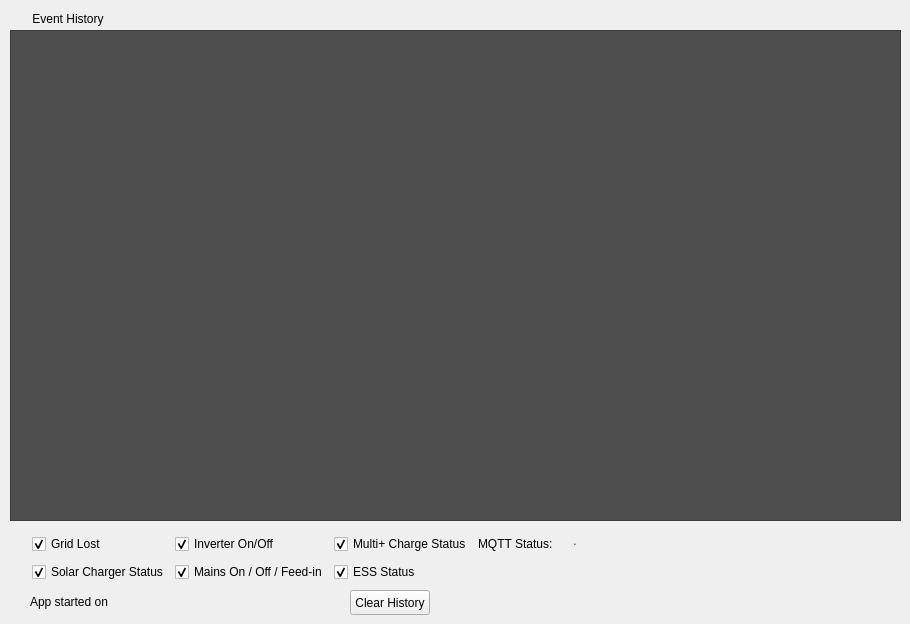
    <widget class="QWidget" name="tab_10">
     <attribute name="title">
      <string>Event</string>
     </attribute>
     <widget class="QTextBrowser" name="textBrowser">
      <property name="geometry">
       <rect>
        <x>10</x>
        <y>30</y>
        <width>891</width>
        <height>491</height>
       </rect>
      </property>
      <property name="font">
       <font>
        <family>Noto Sans Mono</family>
        <pointsize>9</pointsize>
        <weight>75</weight>
        <bold>true</bold>
       </font>
      </property>
      <property name="styleSheet">
       <string notr="true">background-color: rgb(78, 78, 78);</string>
      </property>
      <property name="frameShadow">
       <enum>QFrame::Sunken</enum>
      </property>
      <property name="readOnly">
       <bool>false</bool>
      </property>
     </widget>
     <widget class="QLabel" name="History_label">
      <property name="geometry">
       <rect>
        <x>30</x>
        <y>10</y>
        <width>76</width>
        <height>17</height>
       </rect>
      </property>
      <property name="baseSize">
       <size>
        <width>0</width>
        <height>0</height>
       </size>
      </property>
      <property name="toolTip">
       <string>&lt;html&gt;&lt;head/&gt;&lt;body&gt;&lt;p&gt;&lt;span style=&quot; text-decoration: underline;&quot;&gt;State Changes&lt;/span&gt;&lt;/p&gt;&lt;p&gt;Solar Charger (On / Off)&lt;/p&gt;&lt;p&gt;Grid Condition (Lost / Restored)&lt;/p&gt;&lt;p&gt;Inverter Status (On / Off)&lt;/p&gt;&lt;p&gt;Mains (On/ Off. Feed-In Status)&lt;/p&gt;&lt;p&gt;Multiplus Charging Status (Bulk, Absorption, Float)&lt;/p&gt;&lt;/body&gt;&lt;/html&gt;</string>
      </property>
      <property name="text">
       <string>Event History</string>
      </property>
      <property name="alignment">
       <set>Qt::AlignCenter</set>
      </property>
     </widget>
     <widget class="QPushButton" name="History_pushButton">
      <property name="geometry">
       <rect>
        <x>350</x>
        <y>590</y>
        <width>80</width>
        <height>25</height>
       </rect>
      </property>
      <property name="toolTip">
       <string>&lt;html&gt;&lt;head/&gt;&lt;body&gt;&lt;p&gt;This button clears the entire History&lt;/p&gt;&lt;p&gt;The HistoryBox is Editable&lt;/p&gt;&lt;p&gt;You can delete unwanted individual lines.&lt;/p&gt;&lt;/body&gt;&lt;/html&gt;</string>
      </property>
      <property name="text">
       <string>Clear History</string>
      </property>
     </widget>
     <widget class="QLabel" name="Started_label">
      <property name="geometry">
       <rect>
        <x>30</x>
        <y>592</y>
        <width>311</width>
        <height>20</height>
       </rect>
      </property>
      <property name="text">
       <string>App started on </string>
      </property>
     </widget>
     <widget class="QWidget" name="layoutWidget">
      <property name="geometry">
       <rect>
        <x>32</x>
        <y>532</y>
        <width>548</width>
        <height>54</height>
       </rect>
      </property>
      <layout class="QGridLayout" name="gridLayout_4">
       <item row="0" column="0">
        <widget class="QCheckBox" name="Grid_checkBox">
         <property name="text">
          <string>Grid Lost</string>
         </property>
         <property name="checked">
          <bool>true</bool>
         </property>
        </widget>
       </item>
       <item row="0" column="1">
        <widget class="QCheckBox" name="Inv_checkBox">
         <property name="text">
          <string>Inverter On/Off</string>
         </property>
         <property name="checked">
          <bool>true</bool>
         </property>
        </widget>
       </item>
       <item row="0" column="2">
        <widget class="QCheckBox" name="Multi_checkBox">
         <property name="statusTip">
          <string/>
         </property>
         <property name="text">
          <string>Multi+ Charge Status</string>
         </property>
         <property name="checked">
          <bool>true</bool>
         </property>
        </widget>
       </item>
       <item row="0" column="3">
        <widget class="QLabel" name="MQTT_label">
         <property name="text">
          <string>MQTT Status:</string>
         </property>
        </widget>
       </item>
       <item row="0" column="4">
        <widget class="QLabel" name="MQTT_LED">
         <property name="maximumSize">
          <size>
           <width>10</width>
           <height>16777215</height>
          </size>
         </property>
         <property name="font">
          <font>
           <pointsize>2</pointsize>
          </font>
         </property>
         <property name="toolTip">
          <string>Blinking Green if Connected and receiving messages.
Red if Disconnected from broker.</string>
         </property>
         <property name="whatsThis">
          <string/>
         </property>
         <property name="styleSheet">
          <string notr="true"/>
         </property>
         <property name="text">
          <string>●</string>
         </property>
         <property name="alignment">
          <set>Qt::AlignCenter</set>
         </property>
        </widget>
       </item>
       <item row="1" column="0">
        <widget class="QCheckBox" name="SCC_checkBox">
         <property name="text">
          <string>Solar Charger Status</string>
         </property>
         <property name="checked">
          <bool>true</bool>
         </property>
        </widget>
       </item>
       <item row="1" column="1">
        <widget class="QCheckBox" name="Mains_checkBox">
         <property name="text">
          <string>Mains On / Off / Feed-in</string>
         </property>
         <property name="checked">
          <bool>true</bool>
         </property>
        </widget>
       </item>
       <item row="1" column="2">
        <widget class="QCheckBox" name="ESS_Status_checkBox">
         <property name="text">
          <string>ESS Status</string>
         </property>
         <property name="checked">
          <bool>true</bool>
         </property>
        </widget>
       </item>
      </layout>
     </widget>
    </widget>
